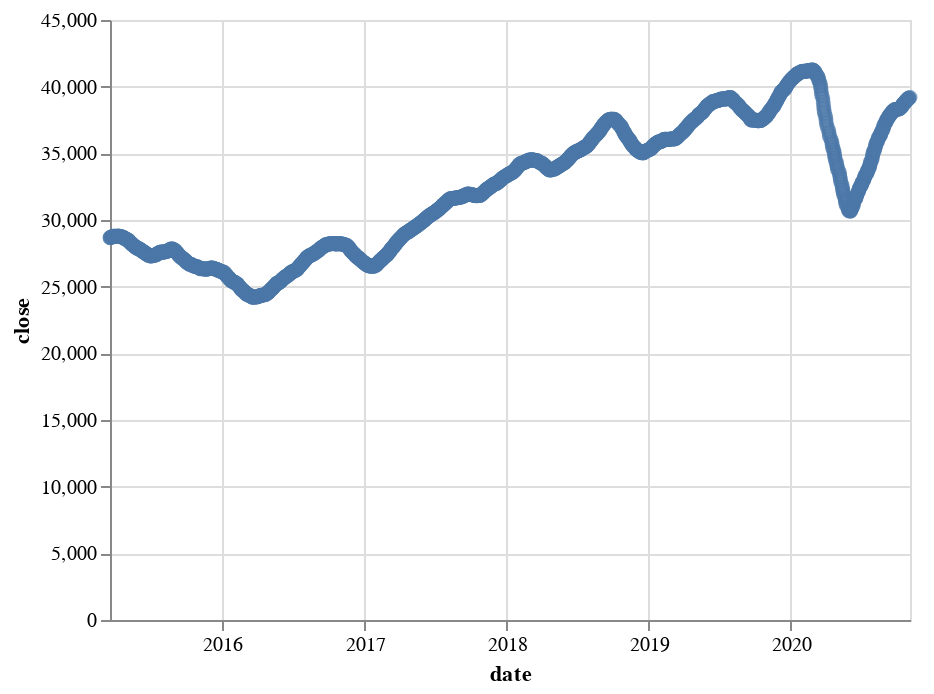

Notebook code for this chart:
### Code cell
alt.Chart(altdata_fiftydays).mark_point().encode(
    x='date',
    y='close'
)

### Figure 1 — Vega-Lite specification as saved in the notebook (floating-point values rounded to 4 significant figures; data arrays with more than 128 entries replaced by an {"elided": "..."} marker saying what was removed)
{"config": {"view": {"continuousWidth": 400, "continuousHeight": 300}}, "data": {"name": "data-5812b247975fa1d78b6bfc411f5d9c60"}, "mark": "point", "encoding": {"x": {"type": "temporal", "field": "date"}, "y": {"type": "quantitative", "field": "close"}}, "$schema": "https://vega.github.io/schema/vega-lite/v4.8.1.json", "datasets": {"data-5812b247975fa1d78b6bfc411f5d9c60": {"elided": "1384 records"}}}
